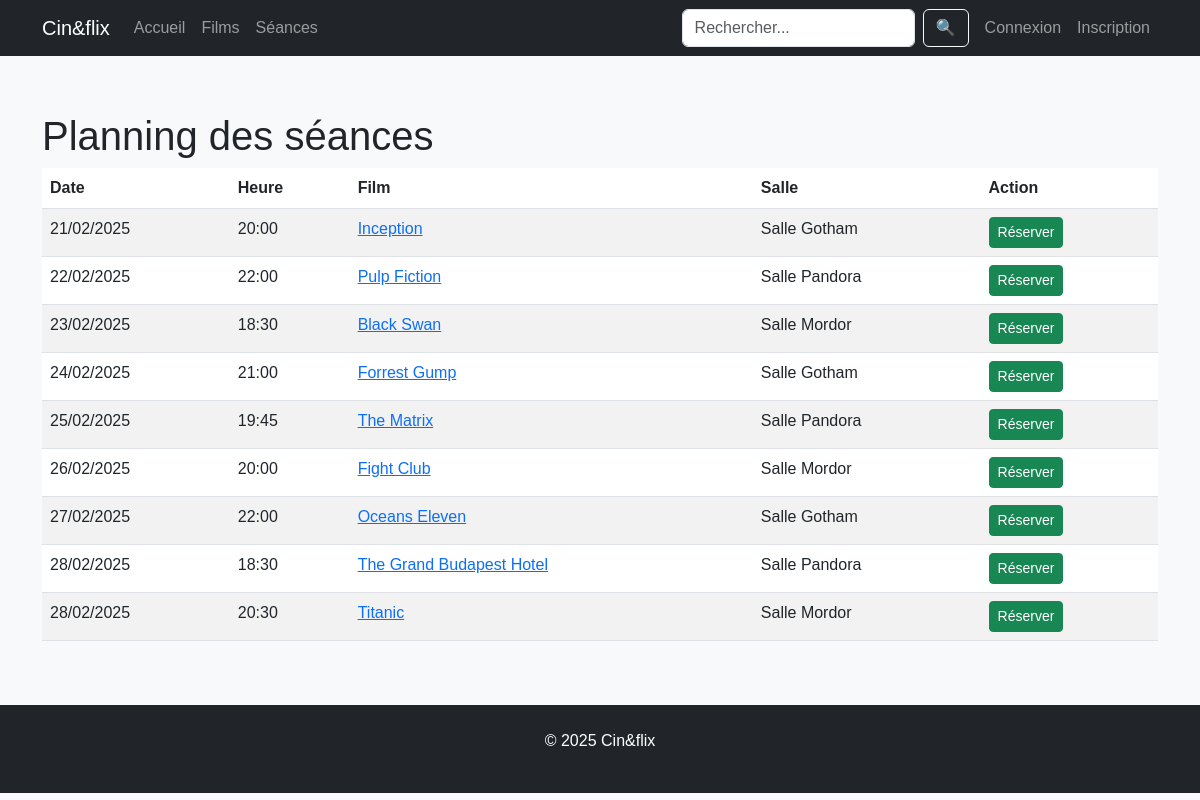
Before: /seances.php with the older database file.
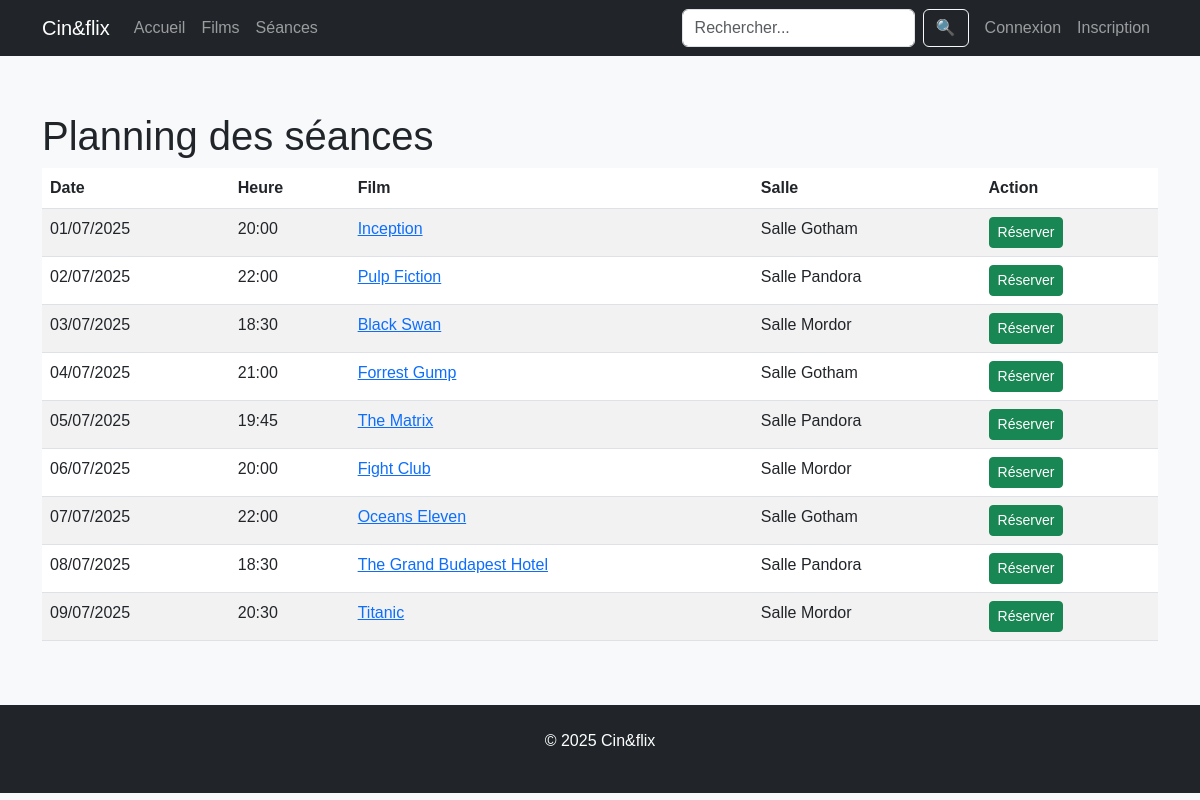
After: the same page with the newer database file.
### tables this page shows
CREATE TABLE IF NOT EXISTS `seances` (
  `id` int NOT NULL AUTO_INCREMENT,
  `horaires` datetime NOT NULL,
  `id_film` int NOT NULL,
  `id_lieu` int NOT NULL,
  PRIMARY KEY (`id`),
  KEY `seances_films_FK` (`id_film`),
  KEY `seances_lieux0_FK` (`id_lieu`)
);

CREATE TABLE IF NOT EXISTS `films` (
  `id` int NOT NULL AUTO_INCREMENT,
  `titre` varchar(50) NOT NULL,
  `annee` year NOT NULL,
  `url_image` text NOT NULL,
  `description` text NOT NULL,
  PRIMARY KEY (`id`)
);

CREATE TABLE IF NOT EXISTS `lieux` (
  `id` int NOT NULL AUTO_INCREMENT,
  `salle` varchar(50) NOT NULL,
  PRIMARY KEY (`id`)
);

### seances.php (the view, shortened to what this page needs)
<?php session_start();
require_once 'includes/config.php';
include 'includes/header.php';
$query = $db->query("
    SELECT s.*, f.titre, l.salle
    FROM seances s
    JOIN films f ON s.id_film = f.id
    JOIN lieux l ON s.id_lieu = l.id
    ORDER BY s.horaires ASC
");
$sessions = $query->fetchAll(PDO::FETCH_ASSOC);
?>
<h1>Planning des séances</h1>
<table class="table table-striped">
    <thead>
        <tr>
            <th>Date</th>
            <th>Heure</th>
            <th>Film</th>
            <th>Salle</th>
            <th>Action</th>
        </tr>
    </thead>
    <tbody>
        <?php foreach ($sessions as $session): ?>
        <tr>
            <td><?= date('d/m/Y', strtotime($session['horaires'])) ?></td>
            <td><?= date('H:i', strtotime($session['horaires'])) ?></td>
            <td>
                <a href="film.php?id=<?= $session['id_film'] ?>">
                    <?= $session['titre'] ?>
                </a>
            </td>
            <td><?= $session['salle'] ?></td>
            <td>
                <a href="reservation.php?id_seance=<?= $session['id'] ?>" class="btn btn-sm btn-success">
                    Réserver
                </a>
            </td>
        </tr>
        <?php endforeach; ?>
    </tbody>
</table>
<?php include 'includes/footer.php'; ?>

### includes/header.php (shortened to what this page needs)
<!DOCTYPE html>
<html lang="fr">
<head>
    <link rel="stylesheet" href="https://cdnjs.cloudflare.com/ajax/libs/font-awesome/5.15.4/css/all.min.css">
    <link href="https://cdn.jsdelivr.net/npm/bootstrap@5.3.0/dist/css/bootstrap.min.css" rel="stylesheet">
    <link href="/assets/css/style.css" rel="stylesheet">
</head>
<body>
    <nav class="navbar navbar-expand-lg navbar-dark bg-dark">
        <div class="container">
            <a class="navbar-brand" href="/cinema/flavien/index.php"><?= SITE_NAME ?></a>
            <div class="collapse navbar-collapse" id="navbarContent">
                <ul class="navbar-nav me-auto">
                    <li class="nav-item"><a class="nav-link" href="/cinema/flavien/index.php">Accueil</a></li>
                    <li class="nav-item"><a class="nav-link" href="/cinema/flavien/catalogue.php">Films</a></li>
                    <li class="nav-item"><a class="nav-link" href="/cinema/flavien/seances.php">Séances</a></li>
                </ul>
                <form class="d-flex me-2" action="/cinema/flavien/recherche.php" method="get">
                    <input class="form-control me-2" type="search" name="q" placeholder="Rechercher...">
                    <button class="btn btn-outline-light" type="submit">🔍</button>
                </form>
                <ul class="navbar-nav">
                    <?php if (isset($_SESSION['user_id'])): ?>
                        <li class="nav-item dropdown">
                            <a class="nav-link dropdown-toggle" href="#" id="userDropdown" role="button" data-bs-toggle="dropdown">
                                <?= htmlspecialchars($_SESSION['user_name'] ?? 'Mon compte') ?>
                            </a>
                            <ul class="dropdown-menu dropdown-menu-end">
                                <li><a class="dropdown-item" href="/cinema/flavien/compte.php">Mon compte</a></li>
                                <li><a class="dropdown-item" href="/cinema/flavien/reservations.php">Mes réservations</a></li>
                                <li><hr class="dropdown-divider"></li>
                                <li><a class="dropdown-item" href="/cinema/flavien/deconnexion.php">Déconnexion</a></li>
                            </ul>
                        </li>
                    <?php else: ?>
                        <li class="nav-item">
                            <a class="nav-link" href="/cinema/flavien/connexion.php">Connexion</a>
                        </li>
                        <li class="nav-item">
                            <a class="nav-link" href="/cinema/flavien/inscription.php">Inscription</a>
                        </li>
                    <?php endif; ?>
                </ul>
            </div>
        </div>
    </nav>
    <div class="container mt-4">

### includes/footer.php (shortened to what this page needs)
    </div>
    <footer class="bg-dark text-white mt-5 py-4">
        <div class="container text-center">
            <p>&copy; <?= date('Y') ?> <?= SITE_NAME ?></p>
        </div>
    </footer>
</body>
</html>

### assets/css/style.css (style rules this page uses)
body { background-color: #f8f9fa; font-family: 'Arial', sans-serif; margin: 0; min-height: 100vh; display: flex; flex-direction: column; }
footer { margin-top: auto; }
.navbar { margin-bottom: 2rem; }

Changed rows visible on the page:
changed seances "Inception": horaires "21/02/2025" → "01/07/2025"
changed seances "Pulp Fiction": horaires "22/02/2025" → "02/07/2025"
changed seances "Black Swan": horaires "23/02/2025" → "03/07/2025"
changed seances "Forrest Gump": horaires "24/02/2025" → "04/07/2025"
changed seances "The Matrix": horaires "25/02/2025" → "05/07/2025"
changed seances "Fight Club": horaires "26/02/2025" → "06/07/2025"
changed seances "Oceans Eleven": horaires "27/02/2025" → "07/07/2025"
changed seances "The Grand Budapest Hotel": horaires "28/02/2025" → "08/07/2025"
changed seances "Titanic": horaires "28/02/2025" → "09/07/2025"
